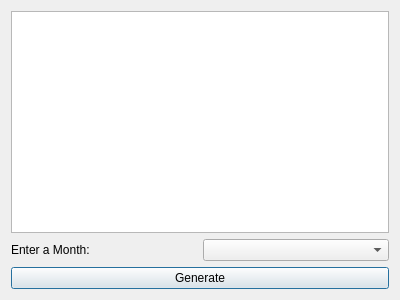
<?xml version="1.0" encoding="UTF-8"?>
<ui version="4.0">
 <class>Expirations</class>
 <widget class="QDialog" name="Expirations">
  <property name="geometry">
   <rect>
    <x>0</x>
    <y>0</y>
    <width>400</width>
    <height>300</height>
   </rect>
  </property>
  <property name="windowTitle">
   <string>Dialog</string>
  </property>
  <layout class="QVBoxLayout" name="verticalLayout">
   <item>
    <widget class="QListWidget" name="listWidget"/>
   </item>
   <item>
    <layout class="QHBoxLayout" name="horizontalLayout">
     <item>
      <widget class="QLabel" name="label">
       <property name="text">
        <string>Enter a Month:</string>
       </property>
      </widget>
     </item>
     <item>
      <widget class="QComboBox" name="comboBox"/>
     </item>
    </layout>
   </item>
   <item>
    <widget class="QPushButton" name="pushButton">
     <property name="text">
      <string>Generate</string>
     </property>
    </widget>
   </item>
  </layout>
 </widget>
 <resources/>
 <connections/>
</ui>
